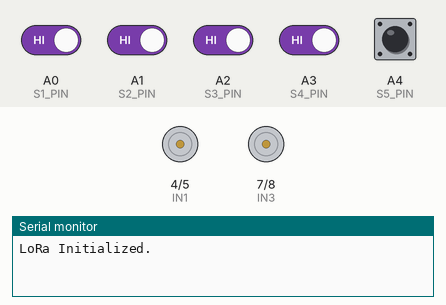
This sketch was run on a simulated Arduino Uno, built with avr-gcc and run on an emulated ATmega328P. Shown: motor-driver pin pairs drawn as motors (green arrow = first pin HIGH = forward, orange = second pin HIGH = backward, longer = more drive, scaled by the enable pin), the last lines printed to the serial monitor. The inputs (shaded band) are chosen by the test bench; at power-on: A0 (S1_PIN), A1 (S2_PIN), A2 (S3_PIN), A3 (S4_PIN), A4 (S5_PIN) HIGH. No radio packets arrive unless stated.

Above: at 1.2 s.
1.3 s: A0 (S1_PIN) driven LOW
At 2.2 s:
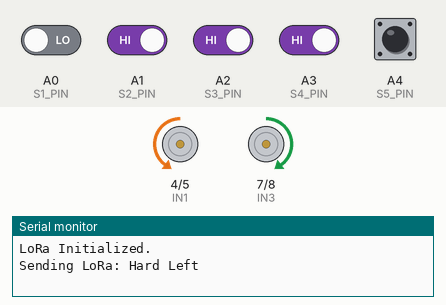
2.8 s: A1 (S2_PIN) driven LOW
At 3.3 s:
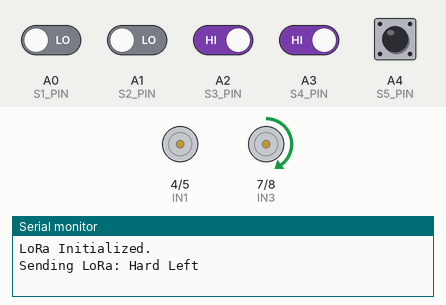
4.3 s: A1 (S2_PIN) driven HIGH
At 5.5 s:
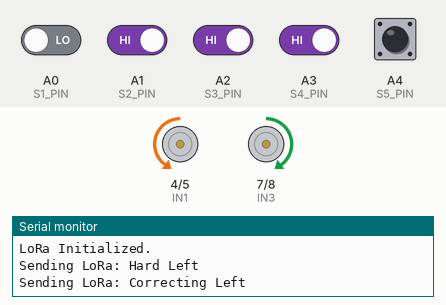
5.8 s: A2 (S3_PIN) driven LOW
At 6.8 s:
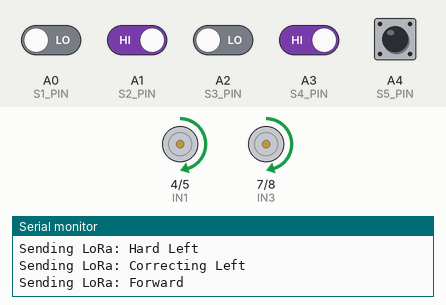
7.3 s: A3 (S4_PIN) driven LOW
At 8.0 s:
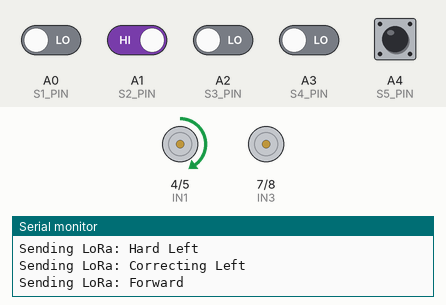
8.8 s: A3 (S4_PIN) driven HIGH
At 9.1 s:
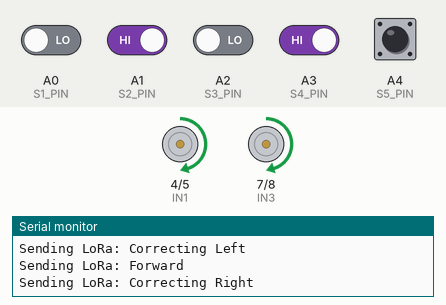
Timing chart, 0 to 11.3 s (numbered marks = the images above; inputs shaded):
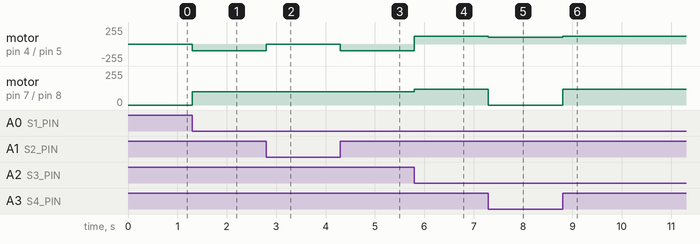

The sketch:

loratransfer.ino
```cpp
#include <SPI.h>
#include <LoRa.h>

// --- PIN DEFINITIONS ---

// LoRa Pins
const int LORA_CS = 10;
const int LORA_RST = 9;
const int LORA_DIO0 = 2;

// IR Sensor Pins (Digital Input)
const int S1_PIN = A0; // Far Left
const int S2_PIN = A1; // Left
const int S3_PIN = A2; // MIDDLE (The one that wants the line)
const int S4_PIN = A3; // Right
const int S5_PIN = A4; // Far Right

// Motor Driver Pins (Example for L298N)
// Adjust these to match your specific wiring
const int ENA = 3;  // PWM Speed Control Left
const int IN1 = 4;  // Left Motor Direction
const int IN2 = 5;  // Left Motor Direction
const int ENB = 6;  // PWM Speed Control Right
const int IN3 = 7;  // Right Motor Direction
const int IN4 = 8;  // Right Motor Direction

// --- CONSTANTS ---
const int MOTOR_SPEED = 120; // Base speed (0-255)
const int TURN_SPEED = 100;  // Speed during correction
const int BLACK = LOW;       // Sensor turns OFF on tape
const int WHITE = HIGH;      // Sensor turns ON on floor

// Timer for LoRa (Don't send every loop or robot lags)
unsigned long lastSendTime = 0;
const int sendInterval = 2000; // Send status every 2 seconds

void setup() {
  Serial.begin(9600);

  // 1. Setup LoRa
  LoRa.setPins(LORA_CS, LORA_RST, LORA_DIO0);
  if (!LoRa.begin(433E6)) {
    Serial.println("Starting LoRa failed!");
    while (1);
  }
  LoRa.setTxPower(2); // Min power for bench test
  Serial.println("LoRa Initialized.");

  // 2. Setup Sensors
  pinMode(S1_PIN, INPUT);
  pinMode(S2_PIN, INPUT);
  pinMode(S3_PIN, INPUT);
  pinMode(S4_PIN, INPUT);
  pinMode(S5_PIN, INPUT);

  // 3. Setup Motors
  pinMode(ENA, OUTPUT);
  pinMode(IN1, OUTPUT);
  pinMode(IN2, OUTPUT);
  pinMode(ENB, OUTPUT);
  pinMode(IN3, OUTPUT);
  pinMode(IN4, OUTPUT);
}

void loop() {
  // --- READ SENSORS ---
  int s1 = digitalRead(S1_PIN);
  int s2 = digitalRead(S2_PIN);
  int s3 = digitalRead(S3_PIN); // The Center
  int s4 = digitalRead(S4_PIN);
  int s5 = digitalRead(S5_PIN);

  String status = "Stop";

  // --- LOGIC: S3 Attracts, Others Repel ---

  // CASE 1: Perfect Alignment
  // S3 is on Black (LOW), Neighbors are on White (HIGH)
  if (s3 == BLACK && s2 == WHITE && s4 == WHITE) {
    moveForward();
    status = "Forward";
  }

  // CASE 2: Slight Drift to Right (Line is hitting S2)
  // S2 sees Black. Robot must turn Left to "repel" line from S2 back to S3.
  else if (s2 == BLACK) {
    turnLeft();
    status = "Correcting Left";
  }

  // CASE 3: Slight Drift to Left (Line is hitting S4)
  // S4 sees Black. Robot must turn Right to "repel" line from S4 back to S3.
  else if (s4 == BLACK) {
    turnRight();
    status = "Correcting Right";
  }

  // CASE 4: Extreme Drift to Right (Line hitting S1)
  // S1 sees Black. Hard Left turn needed.
  else if (s1 == BLACK) {
    sharpLeft();
    status = "Hard Left";
  }

  // CASE 5: Extreme Drift to Left (Line hitting S5)
  // S5 sees Black. Hard Right turn needed.
  else if (s5 == BLACK) {
    sharpRight();
    status = "Hard Right";
  }

  // CASE 6: Lost Line (All White) or Crossroad (All Black)
  // Defaulting to stop, but you might want to "search" here
  else if (s1 == WHITE && s2 == WHITE && s3 == WHITE && s4 == WHITE && s5 == WHITE) {
    stopMotors();
    status = "Lost Line";
  }
  else {
    // If multiple sensors trigger oddly, just go forward slowly or stop
    moveForward();
  }

  // --- NON-BLOCKING LORA UPDATE ---
  if (millis() - lastSendTime > sendInterval) {
    sendLoRaMessage(status);
    lastSendTime = millis();
  }
}

// --- MOTOR CONTROL FUNCTIONS ---

void moveForward() {
  // Left Motor Forward
  digitalWrite(IN1, HIGH);
  digitalWrite(IN2, LOW);
  analogWrite(ENA, MOTOR_SPEED);

  // Right Motor Forward
  digitalWrite(IN3, HIGH);
  digitalWrite(IN4, LOW);
  analogWrite(ENB, MOTOR_SPEED);
}

void turnLeft() {
  // Left Motor Stop (or slow reverse)
  digitalWrite(IN1, LOW);
  digitalWrite(IN2, LOW);
  analogWrite(ENA, 0);

  // Right Motor Forward
  digitalWrite(IN3, HIGH);
  digitalWrite(IN4, LOW);
  analogWrite(ENB, TURN_SPEED);
}

void sharpLeft() {
  // Left Motor Reverse
  digitalWrite(IN1, LOW);
  digitalWrite(IN2, HIGH);
  analogWrite(ENA, TURN_SPEED);

  // Right Motor Forward
  digitalWrite(IN3, HIGH);
  digitalWrite(IN4, LOW);
  analogWrite(ENB, TURN_SPEED);
}

void turnRight() {
  // Left Motor Forward
  digitalWrite(IN1, HIGH);
  digitalWrite(IN2, LOW);
  analogWrite(ENA, TURN_SPEED);

  // Right Motor Stop
  digitalWrite(IN3, LOW);
  digitalWrite(IN4, LOW);
  analogWrite(ENB, 0);
}

void sharpRight() {
  // Left Motor Forward
  digitalWrite(IN1, HIGH);
  digitalWrite(IN2, LOW);
  analogWrite(ENA, TURN_SPEED);

  // Right Motor Reverse
  digitalWrite(IN3, LOW);
  digitalWrite(IN4, HIGH);
  analogWrite(ENB, TURN_SPEED);
}

void stopMotors() {
  digitalWrite(IN1, LOW);
  digitalWrite(IN2, LOW);
  digitalWrite(IN3, LOW);
  digitalWrite(IN4, LOW);
  analogWrite(ENA, 0);
  analogWrite(ENB, 0);
}

void sendLoRaMessage(String msg) {
  Serial.print("Sending LoRa: ");
  Serial.println(msg);

  LoRa.beginPacket();
  LoRa.print(msg);
  LoRa.endPacket();
}
```

Measured:
- after the input at 1.3 s, motor on pin 4 (IN1) / pin 5 (IN2): stopped → backward 100/255 at once; motor on pin 7 (IN3) / pin 8 (IN4): stopped → forward 100/255 at once
- after the input at 2.8 s, motor on pin 4 (IN1) / pin 5 (IN2): backward 100/255 → stopped at once
- after the input at 4.3 s, motor on pin 4 (IN1) / pin 5 (IN2): stopped → backward 100/255 at once
- after the input at 5.8 s, motor on pin 4 (IN1) / pin 5 (IN2): backward 100/255 → forward 120/255 at once; motor on pin 7 (IN3) / pin 8 (IN4): forward 100/255 → forward 120/255 at once
- after the input at 7.3 s, motor on pin 4 (IN1) / pin 5 (IN2): forward 120/255 → forward 100/255 at once; motor on pin 7 (IN3) / pin 8 (IN4): forward 120/255 → stopped at once
- after the input at 8.8 s, motor on pin 4 (IN1) / pin 5 (IN2): forward 100/255 → forward 120/255 at once; motor on pin 7 (IN3) / pin 8 (IN4): stopped → forward 120/255 at once
